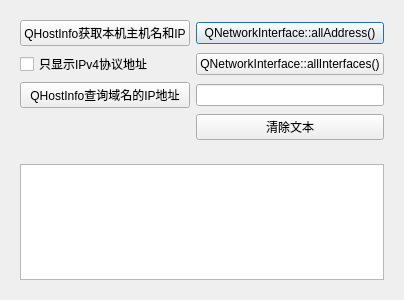
<?xml version="1.0" encoding="UTF-8"?>
<ui version="4.0">
 <class>HostInfo</class>
 <widget class="QDialog" name="HostInfo">
  <property name="geometry">
   <rect>
    <x>0</x>
    <y>0</y>
    <width>400</width>
    <height>300</height>
   </rect>
  </property>
  <property name="windowTitle">
   <string>Dialog</string>
  </property>
  <layout class="QVBoxLayout" name="verticalLayout">
   <item>
    <widget class="QWidget" name="widget" native="true">
     <layout class="QGridLayout" name="gridLayout">
      <item row="2" column="1">
       <widget class="QLineEdit" name="lineEdit"/>
      </item>
      <item row="0" column="1">
       <widget class="QPushButton" name="btnAllAddress">
        <property name="text">
         <string>QNetworkInterface::allAddress()</string>
        </property>
       </widget>
      </item>
      <item row="1" column="0">
       <widget class="QCheckBox" name="checkIpv4">
        <property name="text">
         <string>只显示IPv4协议地址</string>
        </property>
       </widget>
      </item>
      <item row="0" column="0">
       <widget class="QPushButton" name="btnHostInfo">
        <property name="text">
         <string>QHostInfo获取本机主机名和IP</string>
        </property>
       </widget>
      </item>
      <item row="2" column="0">
       <widget class="QPushButton" name="btnIpOnfo">
        <property name="text">
         <string>QHostInfo查询域名的IP地址</string>
        </property>
       </widget>
      </item>
      <item row="1" column="1">
       <widget class="QPushButton" name="btnAllInterfaces">
        <property name="text">
         <string>QNetworkInterface::allInterfaces()</string>
        </property>
       </widget>
      </item>
      <item row="3" column="1">
       <widget class="QPushButton" name="btnClear">
        <property name="text">
         <string>清除文本</string>
        </property>
       </widget>
      </item>
     </layout>
    </widget>
   </item>
   <item>
    <widget class="QWidget" name="widget_2" native="true">
     <layout class="QVBoxLayout" name="verticalLayout_2">
      <item>
       <widget class="QPlainTextEdit" name="plainTextEdit"/>
      </item>
     </layout>
    </widget>
   </item>
  </layout>
 </widget>
 <resources/>
 <connections/>
</ui>
